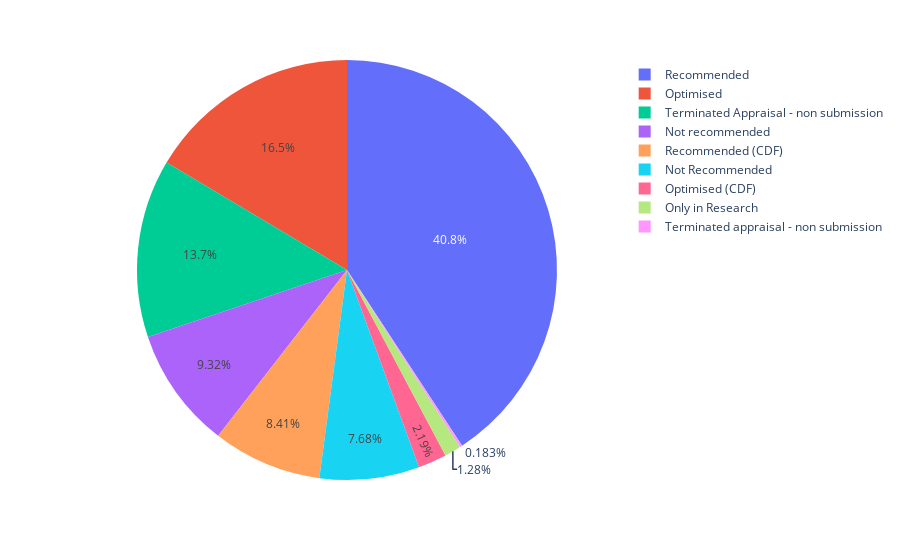

The notebook cell this image was saved under:
### Markdown cell above
### Unique recommendations

### Code cell
import plotly.express as px


# Create container
container = pd.DataFrame(columns=['Number', 'Categorisation'])

# Count number of occurences for each categorisation type
cats = data_costif_pharm['Categorisation (for specific recommendation)'].unique()
for cat in cats:
    mask = data_costif_pharm['Categorisation (for specific recommendation)'] == cat
    number = len(data_costif_pharm[mask])
    container = pd.concat([container, pd.DataFrame({'Number': [number], 'Categorisation': [cat]})])

fig = px.pie(
    container, values='Number', names='Categorisation')

fig.show()

### Figure 1 — Plotly figure (JSON) as saved in the notebook; plotly's stock layout.template omitted (floating-point values rounded to 4 significant figures)
{"data": [{"domain": {"x": [0, 1], "y": [0, 1]}, "hovertemplate": "Categorisation=%{label}<br>Number=%{value}<extra></extra>", "labels": ["Recommended", "Not Recommended", "Optimised", "Only in Research", "Not recommended", "Terminated Appraisal - non submission", "Recommended (CDF)", "Terminated appraisal - non submission", "Optimised (CDF)"], "legendgroup": "", "name": "", "showlegend": true, "type": "pie", "values": [223, 42, 90, 7, 51, 75, 46, 1, 12]}], "layout": {"legend": {"tracegroupgap": 0}, "margin": {"t": 60}}}
